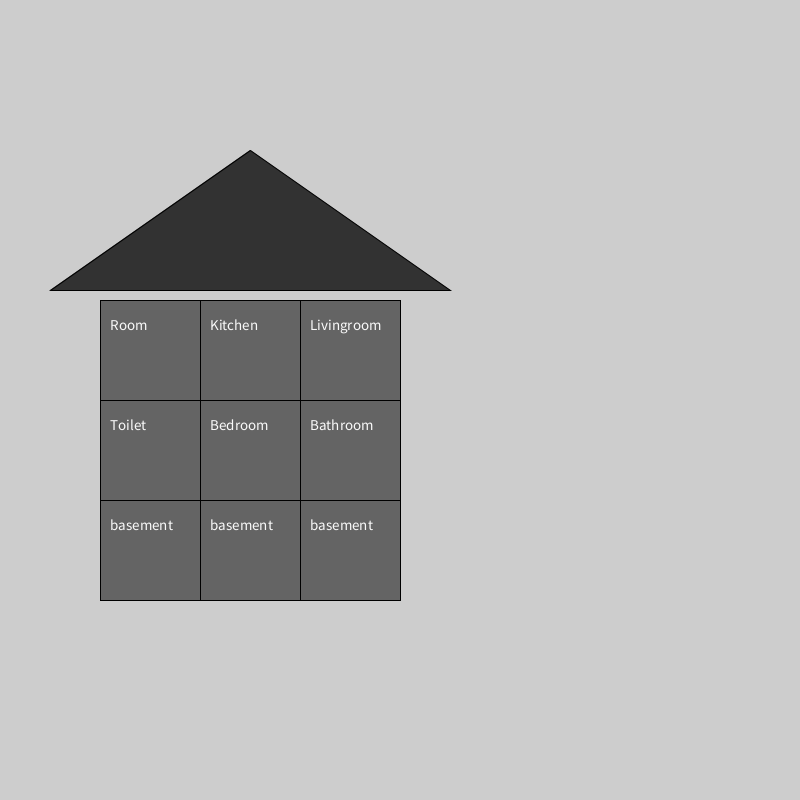
Frame 1 (no input)
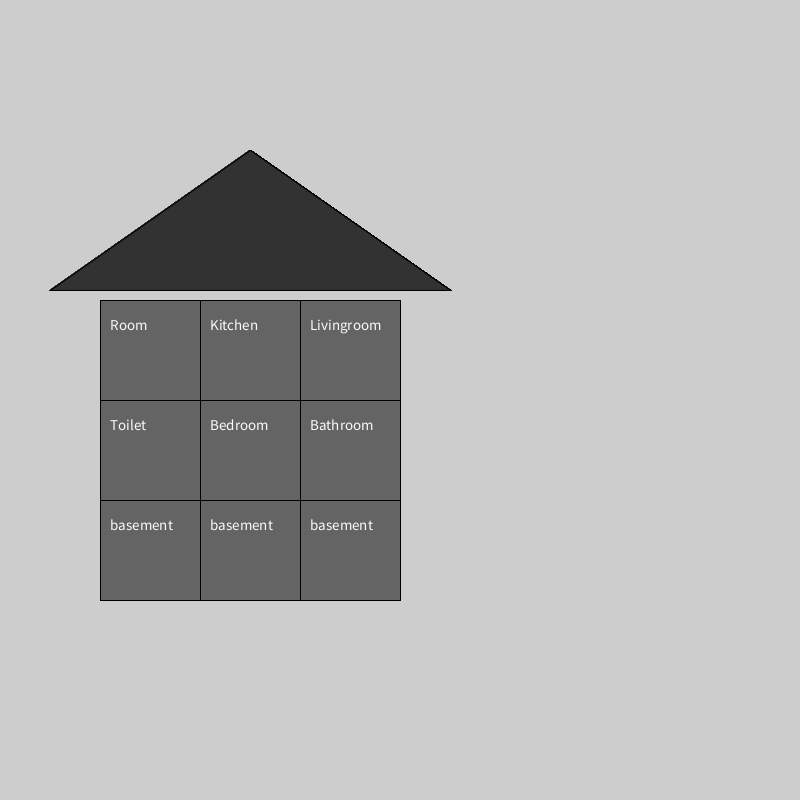
Frame 60 (the mouse pressed at the canvas centre just before this capture)
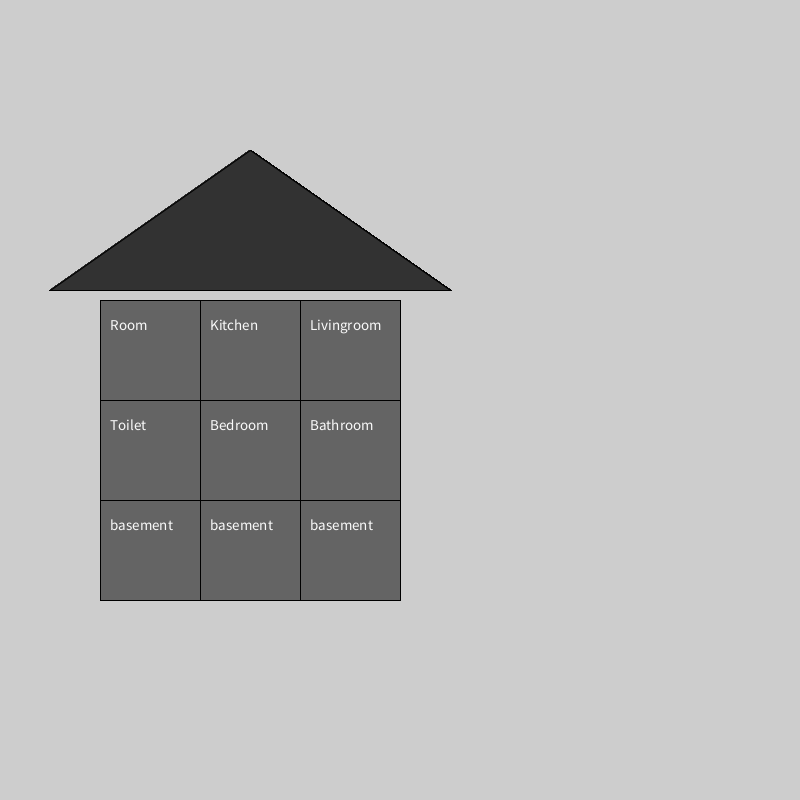
Frame 120 (the mouse held since frame 60 and released just before this capture)

The Processing sketch that drew these frames (run headless with seeded random() and noise(); from frame 60 on, the mouse is pressed at the canvas centre):

// Processing sketch: Hus_som_t_nder_lys
// ── Hus_som_t_nder_lys.pde
//lav et rum //<>// //<>// //<>//
int rooms = 9;
Room[] House = new Room[rooms];

void setup() {
  size(800, 800);
  background(205);

House[0] = new Room("Room", false, 100, 300);
House[1] = new Room("Kitchen", false, 200, 300);
House[2] = new Room("Livingroom", false, 300, 300);
House[3] = new Room("Toilet", false, 100, 400);
House[4] = new Room("Bedroom", false, 200, 400);
House[5] = new Room("Bathroom", false, 300, 400);
House[6] = new Room("basement", false, 100, 500);
House[7] = new Room("basement", false, 200, 500);
House[8] = new Room("basement", false, 300, 500);
}

void draw() {

  //tegn tag
  House[0].drawRoof();
 
  // tegn rum
  for(int i = 0; i < rooms; i++) {
    House[i].drawRoom();  
  }
  //room0.drawRoom();
  //room1.drawRoom();
  //room2.drawRoom();
  //room3.drawRoom();
  //room4.drawRoom();
  //room5.drawRoom();
  //room6.drawRoom();
  //room7.drawRoom();
  //room8.drawRoom();
  
}

void mouseClicked() {
  // lav baggrund
  background(205);
  fill(105);
  rect(80, 680, 300, 30);
  fill(250);

  for(int i = 0; i < rooms; i++) {
    collideRoom(House[i]);
    House[i].printLightState();
  }
  
// Chekker om lyset er tændt i et vilkårligt rum
  checkHouse();
  
  // find ud af om vi tænder eller slukker lyset
//collideRoom(room0);
//collideRoom(room1);
//collideRoom(room2);
//collideRoom(room3);
//collideRoom(room4);
//collideRoom(room5);
//collideRoom(room6);
//collideRoom(room7);
//collideRoom(room8);
}


void collideRoom(Room rum)  {
  if (rum.isRoomClicked(mouseX, mouseY))
  if (rum.light) {
      rum.setLight(false);
      text("Turning off the light in "+rum.getRoomName(), 100, 700);
    } else {
      rum.setLight(true);
      text("Turning on the light in "+rum.getRoomName(), 100, 700);
    }
}

void checkHouse() {
  
  boolean anyLightOn = false;

  for(int i = 0; i < rooms; i++) {
    anyLightOn = House[i].isLightOn() || anyLightOn;
  }
  
  if(!anyLightOn)  {
    println("Alle lys er slukket.\n");
  }else{
    println("Der er et tændt lys.\n  ");
  }
}

// ── Room.pde
class Room {
  //klssens tilstand
  
  boolean light; //er lyset tændt eller slukket
  String name; // rummets navn
  float xPos, yPos; // x og y pos for rummets øverste venstre hjørne
  int height = 100; // konstant højden på rummet
  int width = 100; // konstant bredden på rummet

  //konstruktør
  Room(String n, boolean onOff, float x, float y) {
    name = n; 
    light = onOff;
    xPos = x;
    yPos = y;
  }

  // settters
  void setLight(boolean l) {
    light = l;
  }

  void setName(String n) {
    name = n;
  }

  // getters
  boolean isLightOn() {
    return light;
  }

  String getRoomName() {
    return name;
  }

  void printLightState() {
    if (this.light){
    print("Lyset er tændt i ");
    print(this.name);
    println(". Hvis du vil tage afsted skal du slukke det.");
  }
}

void drawRoof() {
  fill(50);
  triangle(50, 290, 250, 150, 450, 290);
}


  void drawRoom() {
      // tegn taget
    if (light)
      fill(205);
    else
      fill(100);
    //the upper-left corner, the third sets the width, and the fourth sets the height.
    rect(xPos, yPos, width, height);
    textSize(15);
    fill(250);
    text(name, xPos+10, yPos+30);
  }

  boolean isRoomClicked(float x, float y) {
    if ((x > xPos) && (x < xPos+width) && (y>yPos) && (y < yPos+height))
      return true;
    else 
    return false;
  }
}
